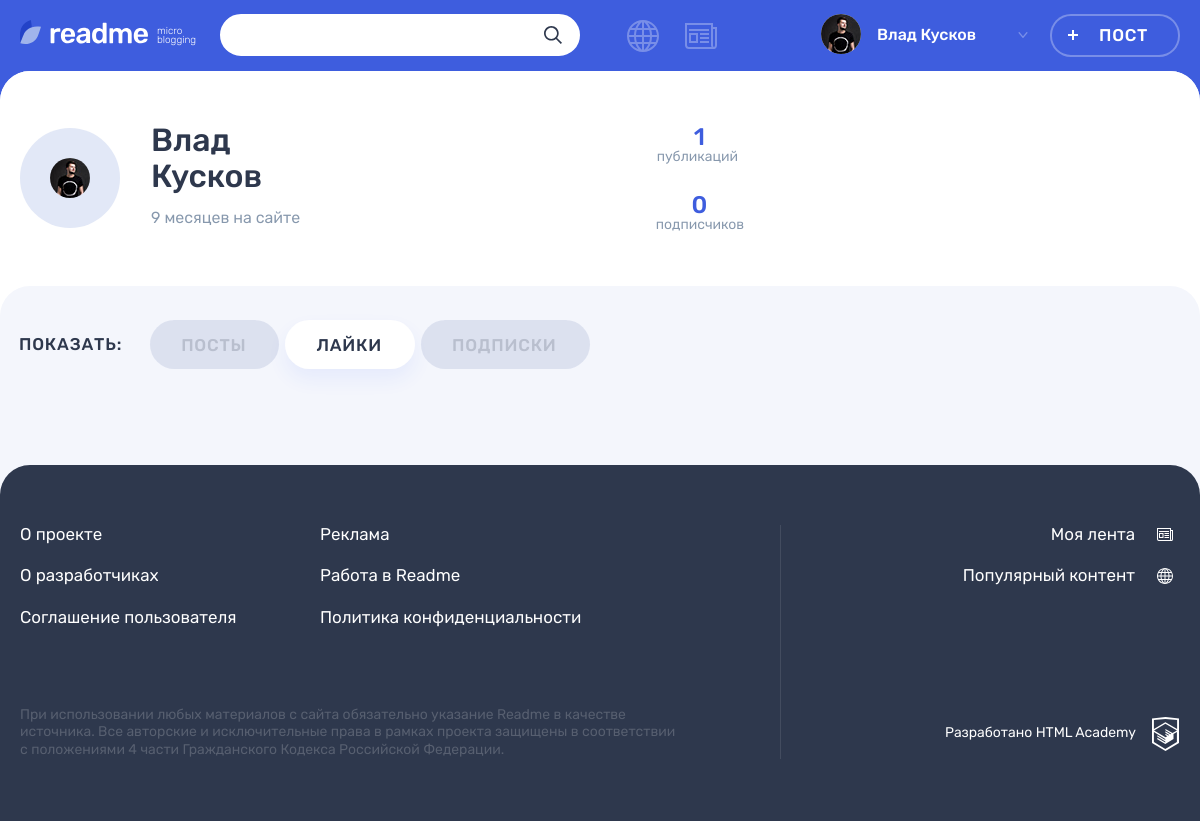
The page /profile.php?id=1&tabs=likes (signed in) on the database its author committed.
### tables this page shows
CREATE TABLE `users` (
  `id` int(11) NOT NULL,
  `dt_add` datetime NOT NULL DEFAULT CURRENT_TIMESTAMP,
  `email` varchar(535) NOT NULL,
  `login` varchar(535) NOT NULL,
  `password` varchar(60) NOT NULL,
  `avatar_path` varchar(256) DEFAULT NULL,
  `first_name` varchar(256) NOT NULL,
  `last_name` varchar(256) NOT NULL
);

### functions/template.php (called while the page is built, shortened)
<?php
function include_template($name, array $data = [])
{
    $name = 'templates/' . $name;
    extract($data);
    require $name;
    $result = ob_get_clean();
    return $result;
}

### functions/request.php (called while the page is built, shortened)
<?php
function get_string_from_params(string $param): ?string
{
    $data = $_GET[$param]?? null;
    if (true) {
        return $data;
    } else {
        exit('Неверный параметр в запросе');
    }
}

### functions/db.php (called while the page is built, shortened)
<?php
function get_array_db(mysqli $connection, string $request): array
{
    $query =  mysqli_query($connection, $request);
    if ($query == false) {
        print("Ошибка запроса в БД: " .  mysqli_error($connection));
        exit();
    } else {
        return mysqli_fetch_all($query, MYSQLI_ASSOC);
    }
}
function get_first_value(mysqli $connection, string $request): ?string
{
    $query =  mysqli_query($connection, $request);
    if ($query == false) {
        print("Ошибка запроса в БД: " .  mysqli_error($connection));
        exit();
    } else {
        $array = mysqli_fetch_array($query);
        $result = is_array($array) ? $array[0] : 0;
    }
    return $result;
}
function get_quantity_post(mysqli $connection, int $user_id): int
{
    $sql = "SELECT COUNT(id) AS total_count FROM `posts` WHERE user_id = $user_id";
    return get_first_value($connection, $sql);
}
function get_quantity_followers(mysqli $connection, int $user_id): int
{
    $sql = "SELECT COUNT(id) AS total_count FROM `subscriptions` WHERE user_id = $user_id";
    return get_first_value($connection, $sql);
}
function get_user(mysqli $connection, int $id): array
{
    $sql = "SELECT id, avatar_path, first_name, last_name, dt_add FROM `users` WHERE id = $id";
    $user = get_array_db($connection, $sql);
    return $user[0];
}

### functions/date.php (called while the page is built, shortened)
<?php
function get_noun_plural_form(int $number, string $one, string $two, string $many): string
{
    $mod10 = $number % 10;
    $mod100 = $number % 100;
    switch (true) {
        case ($mod10 > 5):
            return $many;
    }
}
function relativeDate(string $date): string
{
    $today = new DateTime('now');
    $timePublication = new DateTime($date);
    $interval = $today->diff($timePublication);
    $days = intval($interval->format("%a"));
    $minutes = intval($interval->format("%i"));
    if ($days >= 35) {
        $months = floor($days/30);
        $declensionmonths = get_noun_plural_form($months, "месяц", "месяца", "месяцев");
        return "$months $declensionmonths";
    }
    $declensionMinutes = get_noun_plural_form($minutes, "минута", "минуты", "минут");
    return "$minutes $declensionMinutes";
}

### templates/profile.php (the view, shortened to what this page needs)
<div class="profile profile--default">
  <div class="profile__user-wrapper">
    <div class="profile__user user container">
      <div class="profile__user-info user__info">
        <div class="profile__avatar user__avatar">
          <img class="profile__picture user__picture" src="<?=$user_profile['avatar_path']?>" alt="Аватар пользователя">
        </div>
        <div class="profile__name-wrapper user__name-wrapper">
          <span class="profile__name user__name"><?=$user_profile['first_name']?><br><?=$user_profile['last_name']?></span>
          <time class="profile__user-time user__time" datetime="<?=$user_profile['dt_add']?>"><?=relativeDate($user_profile['dt_add']) . " на сайте"?></time>
        </div>
      </div>
      <div class="profile__rating user__rating">
        <p class="profile__rating-item user__rating-item user__rating-item--publications">
          <span class="user__rating-amount"><?=$quantity_posts ?></span>
          <span class="profile__rating-text user__rating-text">публикаций</span>
        </p>
        <p class="profile__rating-item user__rating-item user__rating-item--subscribers">
          <span class="user__rating-amount"><?=$quantity_followers?></span>
          <span class="profile__rating-text user__rating-text">подписчиков</span>
        </p>
      </div>
    </div>
  </div>
  <div class="profile__tabs-wrapper tabs">
    <div class="container">
      <div class="profile__tabs filters">
        <b class="profile__tabs-caption filters__caption">Показать:</b>
        <ul class="profile__tabs-list filters__list tabs__list">
          <li class="profile__tabs-item filters__item">
            <a class="profile__tabs-link filters__button <?= ($tabs_active === 'posts') ? "filters__button--active" : "" ?> tabs__item button" href="profile.php?id=<?=$user_profile['id']?>&tabs=posts">Посты</a>
          </li>
          <li class="profile__tabs-item filters__item">
            <a class="profile__tabs-link filters__button <?= ($tabs_active === 'likes') ? "filters__button--active" : "" ?> tabs__item button" href="profile.php?id=<?=$user_profile['id']?>&tabs=likes">Лайки</a>
          </li>
          <li class="profile__tabs-item filters__item">
            <a class="profile__tabs-link filters__button <?= ($tabs_active === 'subscriptions') ? "filters__button--active" : "" ?> tabs__item button" href="profile.php?id=<?=$user_profile['id']?>&tabs=subscriptions">Подписки</a>
          </li>
        </ul>
      </div>
    </div>
  </div>
</div>

### templates/layout.php (shortened to what this page needs)
<!DOCTYPE html>
<html lang="ru">
<head>
    <link rel="stylesheet" href="css/main.css">
</head>
<body class="page">
<header class="header">
    <div class="header__wrapper container">
        <div class="header__logo-wrapper">
            <a class="header__logo-link" href="index.php">
                <img class="header__logo" src="img/logo.svg" alt="Логотип readme" width="128" height="24">
            </a>
            <p class="header__topic">
                micro blogging
            </p>
        </div>
        <?php if (isset($user)): ?>
        <form class="header__search-form form" action="search.php" method="get">
            <div class="header__search">
                <input class="header__search-input form__input" name="query" type="search">
                <button class="header__search-button button" type="submit">
                    <svg class="header__search-icon" width="18" height="18">
                        <use xlink:href="#icon-search"></use>
                    </svg>
                </button>
            </div>
        </form>
        <?php endif; ?>
        <div class="header__nav-wrapper">
            <?php if (isset($user)): ?>
            <nav class="header__nav">
                <ul class="header__my-nav">
                    <li class="header__my-page header__my-page--popular">
                        <a class="header__page-link <?= ($main_class === "popular") ? "header__page-link--active" : ""?>" href="popular.php" title="Популярный контент">
                        </a>
                    </li>
                    <li class="header__my-page header__my-page--feed">
                        <a class="header__page-link <?= ($main_class === "feed") ? "header__page-link--active" : ""?>"  href="feed.php" title="Моя лента">
                        </a>
                    </li>
                </ul>
                <?php endif; ?>
                <ul class="header__user-nav">
                <?php if (isset($user)): ?>
                    <li class="header__profile">
                        <a class="header__profile-link" href="profile.php?id=<?=$user['id']?>">
                            <div class="header__avatar-wrapper">
                                <img class="header__profile-avatar" src="<?= $user['avatar_path'] ?>" alt="Аватар профиля">
                            </div>
                            <div class="header__profile-name">
                                <span>
                                    <?=$user['first_name'] . " " . $user['last_name']?>
                                </span>
                                <svg class="header__link-arrow" width="10" height="6">
                                    <use xlink:href="#icon-arrow-right-ad"></use>
                                </svg>
                            </div>
                        </a>
                    </li>
                    <?php endif; ?>
                    <?= $header_user_nav; ?>
                </ul>
            </nav>
        </div>
    </div>
</header>
<main class="page__main page__main--<?= $main_class; ?>">
    <?= $content; ?>
</main>
<footer class="footer">
    <div class="footer__wrapper">
        <div class="footer__container container">
            <div class="footer__site-info">
                <div class="footer__site-nav">
                    <ul class="footer__info-pages">
                        <li class="footer__info-page">
                            <a class="footer__page-link" href="#">О проекте</a>
                        </li>
                        <li class="footer__info-page">
                            <a class="footer__page-link" href="#">Реклама</a>
                        </li>
                        <li class="footer__info-page">
                            <a class="footer__page-link" href="#">О разработчиках</a>
                        </li>
                        <li class="footer__info-page">
                            <a class="footer__page-link" href="#">Работа в Readme</a>
                        </li>
                        <li class="footer__info-page">
                            <a class="footer__page-link" href="#">Соглашение пользователя</a>
                        </li>
                        <li class="footer__info-page">
                            <a class="footer__page-link" href="#">Политика конфиденциальности</a>
                        </li>
                    </ul>
                </div>
                <p class="footer__license">
                    При использовании любых материалов с сайта обязательно указание Readme в качестве источника. Все авторские и исключительные права в рамках проекта защищены в соответствии с положениями 4 части Гражданского Кодекса Российской Федерации.
                </p>
            </div>
            <div class="footer__my-info">
                <ul class="footer__my-pages">
                    <li class="footer__my-page footer__my-page--feed">
                        <a class="footer__page-link" href="feed.php">Моя лента</a>
                    </li>
                    <li class="footer__my-page footer__my-page--popular">
                        <a class="footer__page-link" href="popular.php">Популярный контент</a>
                    </li>
                </ul>
                <div class="footer__copyright">
                    <a class="footer__copyright-link" href="#">
                        <span>Разработано HTML Academy</span>
                        <svg class="footer__copyright-logo" width="27" height="34">
                            <use xlink:href="#icon-htmlacademy"></use>
                        </svg>
                    </a>
                </div>
            </div>
        </div>
    </div>
</footer>
</body>
</html>

### rows shown on the page
users: avatar_path (picture), first_name "Влад", last_name "Кусков", dt_add "9 месяцев"

### other values the page prints
$header_user_nav "ПОСТ"
$quantity_posts "1"
$quantity_followers "0"
